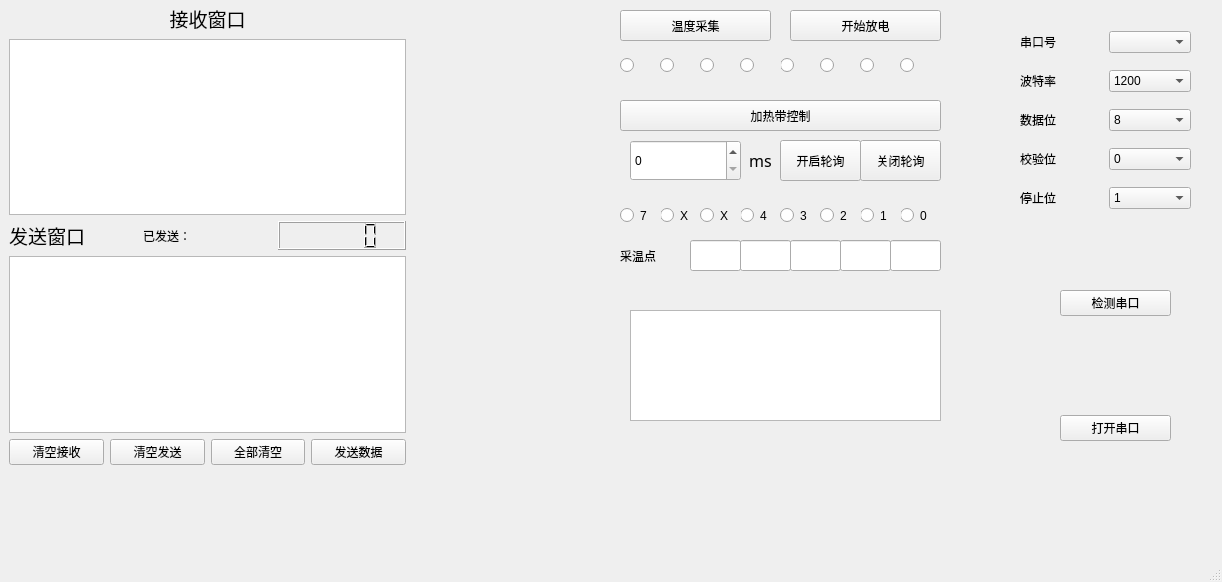
<?xml version="1.0" encoding="UTF-8"?>
<ui version="4.0">
 <class>MainWindow</class>
 <widget class="QMainWindow" name="MainWindow">
  <property name="geometry">
   <rect>
    <x>0</x>
    <y>0</y>
    <width>1222</width>
    <height>582</height>
   </rect>
  </property>
  <property name="windowTitle">
   <string>MainWindow</string>
  </property>
  <widget class="QWidget" name="centralwidget">
   <widget class="QPushButton" name="tempButton">
    <property name="geometry">
     <rect>
      <x>620</x>
      <y>10</y>
      <width>151</width>
      <height>31</height>
     </rect>
    </property>
    <property name="text">
     <string>温度采集</string>
    </property>
   </widget>
   <widget class="QPushButton" name="ZoneButton">
    <property name="geometry">
     <rect>
      <x>620</x>
      <y>100</y>
      <width>321</width>
      <height>31</height>
     </rect>
    </property>
    <property name="text">
     <string>加热带控制</string>
    </property>
   </widget>
   <widget class="QPushButton" name="elecOpenButton">
    <property name="geometry">
     <rect>
      <x>790</x>
      <y>10</y>
      <width>151</width>
      <height>31</height>
     </rect>
    </property>
    <property name="text">
     <string>开始放电</string>
    </property>
   </widget>
   <widget class="QWidget" name="layoutWidget">
    <property name="geometry">
     <rect>
      <x>9</x>
      <y>4</y>
      <width>397</width>
      <height>461</height>
     </rect>
    </property>
    <layout class="QVBoxLayout" name="verticalLayout">
     <item>
      <layout class="QHBoxLayout" name="horizontalLayout_2">
       <item>
        <widget class="QLabel" name="label">
         <property name="font">
          <font>
           <family>.PingFang SC</family>
           <pointsize>14</pointsize>
          </font>
         </property>
         <property name="text">
          <string>接收窗口</string>
         </property>
         <property name="alignment">
          <set>Qt::AlignCenter</set>
         </property>
        </widget>
       </item>
      </layout>
     </item>
     <item>
      <widget class="QTextEdit" name="recvTextEdit"/>
     </item>
     <item>
      <layout class="QHBoxLayout" name="horizontalLayout_3">
       <item>
        <widget class="QLabel" name="label_2">
         <property name="font">
          <font>
           <family>.PingFang SC</family>
           <pointsize>14</pointsize>
          </font>
         </property>
         <property name="text">
          <string>发送窗口</string>
         </property>
        </widget>
       </item>
       <item>
        <widget class="QLabel" name="label_10">
         <property name="text">
          <string>已发送：</string>
         </property>
        </widget>
       </item>
       <item>
        <widget class="QLCDNumber" name="SendNumber"/>
       </item>
      </layout>
     </item>
     <item>
      <widget class="QTextEdit" name="sendTextEdit"/>
     </item>
     <item>
      <layout class="QHBoxLayout" name="horizontalLayout">
       <item>
        <widget class="QPushButton" name="clearRecvButton">
         <property name="text">
          <string>清空接收</string>
         </property>
        </widget>
       </item>
       <item>
        <widget class="QPushButton" name="clearSendButton">
         <property name="text">
          <string>清空发送</string>
         </property>
        </widget>
       </item>
       <item>
        <widget class="QPushButton" name="clearAllButton">
         <property name="text">
          <string>全部清空</string>
         </property>
        </widget>
       </item>
       <item>
        <widget class="QPushButton" name="sendButton">
         <property name="text">
          <string>发送数据</string>
         </property>
        </widget>
       </item>
      </layout>
     </item>
    </layout>
   </widget>
   <widget class="QWidget" name="layoutWidget">
    <property name="geometry">
     <rect>
      <x>1060</x>
      <y>290</y>
      <width>111</width>
      <height>151</height>
     </rect>
    </property>
    <layout class="QVBoxLayout" name="verticalLayout_2">
     <item>
      <widget class="QPushButton" name="searchButton">
       <property name="text">
        <string>检测串口</string>
       </property>
      </widget>
     </item>
     <item>
      <spacer name="verticalSpacer">
       <property name="orientation">
        <enum>Qt::Vertical</enum>
       </property>
       <property name="sizeHint" stdset="0">
        <size>
         <width>20</width>
         <height>40</height>
        </size>
       </property>
      </spacer>
     </item>
     <item>
      <widget class="QPushButton" name="openButton">
       <property name="text">
        <string>打开串口</string>
       </property>
      </widget>
     </item>
    </layout>
   </widget>
   <widget class="QWidget" name="layoutWidget">
    <property name="geometry">
     <rect>
      <x>1020</x>
      <y>20</y>
      <width>171</width>
      <height>201</height>
     </rect>
    </property>
    <layout class="QGridLayout" name="gridLayout_2">
     <item row="0" column="0">
      <widget class="QLabel" name="label_3">
       <property name="text">
        <string>串口号</string>
       </property>
      </widget>
     </item>
     <item row="5" column="1">
      <widget class="QComboBox" name="stopBitsBox">
       <item>
        <property name="text">
         <string>1</string>
        </property>
       </item>
       <item>
        <property name="text">
         <string>2</string>
        </property>
       </item>
      </widget>
     </item>
     <item row="0" column="1">
      <widget class="QComboBox" name="portNameBox"/>
     </item>
     <item row="4" column="1">
      <widget class="QComboBox" name="ParityBox">
       <item>
        <property name="text">
         <string>0</string>
        </property>
       </item>
       <item>
        <property name="text">
         <string>1</string>
        </property>
       </item>
       <item>
        <property name="text">
         <string>2</string>
        </property>
       </item>
      </widget>
     </item>
     <item row="1" column="0">
      <widget class="QLabel" name="label_4">
       <property name="text">
        <string>波特率</string>
       </property>
      </widget>
     </item>
     <item row="1" column="1">
      <widget class="QComboBox" name="baudrateBox">
       <item>
        <property name="text">
         <string>1200</string>
        </property>
       </item>
       <item>
        <property name="text">
         <string>4800</string>
        </property>
       </item>
       <item>
        <property name="text">
         <string>9600</string>
        </property>
       </item>
       <item>
        <property name="text">
         <string>19200</string>
        </property>
       </item>
       <item>
        <property name="text">
         <string>38400</string>
        </property>
       </item>
       <item>
        <property name="text">
         <string>57600</string>
        </property>
       </item>
       <item>
        <property name="text">
         <string>115200</string>
        </property>
       </item>
      </widget>
     </item>
     <item row="2" column="0">
      <widget class="QLabel" name="label_5">
       <property name="text">
        <string>数据位</string>
       </property>
      </widget>
     </item>
     <item row="2" column="1">
      <widget class="QComboBox" name="dataBitsBox">
       <item>
        <property name="text">
         <string>8</string>
        </property>
       </item>
      </widget>
     </item>
     <item row="5" column="0">
      <widget class="QLabel" name="label_7">
       <property name="text">
        <string>停止位</string>
       </property>
      </widget>
     </item>
     <item row="4" column="0">
      <widget class="QLabel" name="label_6">
       <property name="text">
        <string>校验位</string>
       </property>
      </widget>
     </item>
    </layout>
   </widget>
   <widget class="QLabel" name="label_8">
    <property name="geometry">
     <rect>
      <x>740</x>
      <y>140</y>
      <width>41</width>
      <height>41</height>
     </rect>
    </property>
    <property name="font">
     <font>
      <family>.PingFang SC</family>
      <pointsize>12</pointsize>
     </font>
    </property>
    <property name="text">
     <string>ms</string>
    </property>
    <property name="alignment">
     <set>Qt::AlignCenter</set>
    </property>
   </widget>
   <widget class="QSpinBox" name="pollingTime">
    <property name="geometry">
     <rect>
      <x>630</x>
      <y>140</y>
      <width>111</width>
      <height>41</height>
     </rect>
    </property>
    <property name="maximum">
     <number>48000</number>
    </property>
   </widget>
   <widget class="QRadioButton" name="Zone_0">
    <property name="geometry">
     <rect>
      <x>620</x>
      <y>50</y>
      <width>41</width>
      <height>31</height>
     </rect>
    </property>
    <property name="autoFillBackground">
     <bool>true</bool>
    </property>
    <property name="inputMethodHints">
     <set>Qt::ImhNone</set>
    </property>
    <property name="text">
     <string/>
    </property>
    <property name="checked">
     <bool>false</bool>
    </property>
    <property name="autoRepeat">
     <bool>false</bool>
    </property>
    <property name="autoExclusive">
     <bool>false</bool>
    </property>
   </widget>
   <widget class="QRadioButton" name="Zone_1">
    <property name="geometry">
     <rect>
      <x>660</x>
      <y>50</y>
      <width>41</width>
      <height>31</height>
     </rect>
    </property>
    <property name="autoFillBackground">
     <bool>true</bool>
    </property>
    <property name="text">
     <string/>
    </property>
    <property name="autoExclusive">
     <bool>false</bool>
    </property>
   </widget>
   <widget class="QRadioButton" name="Zone_2">
    <property name="geometry">
     <rect>
      <x>700</x>
      <y>50</y>
      <width>41</width>
      <height>31</height>
     </rect>
    </property>
    <property name="autoFillBackground">
     <bool>true</bool>
    </property>
    <property name="text">
     <string/>
    </property>
    <property name="autoExclusive">
     <bool>false</bool>
    </property>
   </widget>
   <widget class="QRadioButton" name="Zone_4">
    <property name="geometry">
     <rect>
      <x>780</x>
      <y>50</y>
      <width>41</width>
      <height>31</height>
     </rect>
    </property>
    <property name="autoFillBackground">
     <bool>true</bool>
    </property>
    <property name="text">
     <string/>
    </property>
    <property name="autoExclusive">
     <bool>false</bool>
    </property>
   </widget>
   <widget class="QRadioButton" name="Zone_5">
    <property name="geometry">
     <rect>
      <x>820</x>
      <y>50</y>
      <width>41</width>
      <height>31</height>
     </rect>
    </property>
    <property name="autoFillBackground">
     <bool>true</bool>
    </property>
    <property name="text">
     <string/>
    </property>
    <property name="autoExclusive">
     <bool>false</bool>
    </property>
   </widget>
   <widget class="QRadioButton" name="Zone_6">
    <property name="geometry">
     <rect>
      <x>860</x>
      <y>50</y>
      <width>41</width>
      <height>31</height>
     </rect>
    </property>
    <property name="autoFillBackground">
     <bool>true</bool>
    </property>
    <property name="text">
     <string/>
    </property>
    <property name="autoExclusive">
     <bool>false</bool>
    </property>
   </widget>
   <widget class="QRadioButton" name="Zone_7">
    <property name="geometry">
     <rect>
      <x>900</x>
      <y>50</y>
      <width>41</width>
      <height>31</height>
     </rect>
    </property>
    <property name="autoFillBackground">
     <bool>true</bool>
    </property>
    <property name="text">
     <string/>
    </property>
    <property name="autoExclusive">
     <bool>false</bool>
    </property>
   </widget>
   <widget class="QRadioButton" name="Zone_3">
    <property name="geometry">
     <rect>
      <x>740</x>
      <y>50</y>
      <width>41</width>
      <height>31</height>
     </rect>
    </property>
    <property name="autoFillBackground">
     <bool>true</bool>
    </property>
    <property name="text">
     <string/>
    </property>
    <property name="autoExclusive">
     <bool>false</bool>
    </property>
   </widget>
   <widget class="QPushButton" name="PollingButton">
    <property name="geometry">
     <rect>
      <x>780</x>
      <y>140</y>
      <width>81</width>
      <height>41</height>
     </rect>
    </property>
    <property name="text">
     <string>开启轮询</string>
    </property>
   </widget>
   <widget class="QPushButton" name="OFFPolling">
    <property name="geometry">
     <rect>
      <x>860</x>
      <y>140</y>
      <width>81</width>
      <height>41</height>
     </rect>
    </property>
    <property name="text">
     <string>关闭轮询</string>
    </property>
   </widget>
   <widget class="QRadioButton" name="Zone_D4">
    <property name="geometry">
     <rect>
      <x>740</x>
      <y>200</y>
      <width>41</width>
      <height>31</height>
     </rect>
    </property>
    <property name="autoFillBackground">
     <bool>true</bool>
    </property>
    <property name="text">
     <string>4</string>
    </property>
    <property name="autoExclusive">
     <bool>false</bool>
    </property>
   </widget>
   <widget class="QRadioButton" name="Zone_D6">
    <property name="geometry">
     <rect>
      <x>660</x>
      <y>200</y>
      <width>41</width>
      <height>31</height>
     </rect>
    </property>
    <property name="autoFillBackground">
     <bool>true</bool>
    </property>
    <property name="text">
     <string>X</string>
    </property>
    <property name="autoExclusive">
     <bool>false</bool>
    </property>
   </widget>
   <widget class="QRadioButton" name="Zone_D0">
    <property name="geometry">
     <rect>
      <x>900</x>
      <y>200</y>
      <width>41</width>
      <height>31</height>
     </rect>
    </property>
    <property name="autoFillBackground">
     <bool>true</bool>
    </property>
    <property name="text">
     <string>0</string>
    </property>
    <property name="autoExclusive">
     <bool>false</bool>
    </property>
   </widget>
   <widget class="QRadioButton" name="Zone_D1">
    <property name="geometry">
     <rect>
      <x>860</x>
      <y>200</y>
      <width>41</width>
      <height>31</height>
     </rect>
    </property>
    <property name="autoFillBackground">
     <bool>true</bool>
    </property>
    <property name="text">
     <string>1</string>
    </property>
    <property name="autoExclusive">
     <bool>false</bool>
    </property>
   </widget>
   <widget class="QRadioButton" name="Zone_D3">
    <property name="geometry">
     <rect>
      <x>780</x>
      <y>200</y>
      <width>41</width>
      <height>31</height>
     </rect>
    </property>
    <property name="autoFillBackground">
     <bool>true</bool>
    </property>
    <property name="text">
     <string>3</string>
    </property>
    <property name="autoExclusive">
     <bool>false</bool>
    </property>
   </widget>
   <widget class="QRadioButton" name="Zone_D7">
    <property name="geometry">
     <rect>
      <x>620</x>
      <y>200</y>
      <width>41</width>
      <height>31</height>
     </rect>
    </property>
    <property name="autoFillBackground">
     <bool>true</bool>
    </property>
    <property name="inputMethodHints">
     <set>Qt::ImhNone</set>
    </property>
    <property name="text">
     <string>7</string>
    </property>
    <property name="checked">
     <bool>false</bool>
    </property>
    <property name="autoRepeat">
     <bool>false</bool>
    </property>
    <property name="autoExclusive">
     <bool>false</bool>
    </property>
   </widget>
   <widget class="QRadioButton" name="Zone_D2">
    <property name="geometry">
     <rect>
      <x>820</x>
      <y>200</y>
      <width>41</width>
      <height>31</height>
     </rect>
    </property>
    <property name="autoFillBackground">
     <bool>true</bool>
    </property>
    <property name="text">
     <string>2</string>
    </property>
    <property name="autoExclusive">
     <bool>false</bool>
    </property>
   </widget>
   <widget class="QRadioButton" name="Zone_D5">
    <property name="geometry">
     <rect>
      <x>700</x>
      <y>200</y>
      <width>41</width>
      <height>31</height>
     </rect>
    </property>
    <property name="autoFillBackground">
     <bool>true</bool>
    </property>
    <property name="text">
     <string>X</string>
    </property>
    <property name="autoExclusive">
     <bool>false</bool>
    </property>
   </widget>
   <widget class="QLineEdit" name="lineEdit">
    <property name="geometry">
     <rect>
      <x>690</x>
      <y>240</y>
      <width>51</width>
      <height>31</height>
     </rect>
    </property>
   </widget>
   <widget class="QLineEdit" name="lineEdit_2">
    <property name="geometry">
     <rect>
      <x>740</x>
      <y>240</y>
      <width>51</width>
      <height>31</height>
     </rect>
    </property>
   </widget>
   <widget class="QLineEdit" name="lineEdit_3">
    <property name="geometry">
     <rect>
      <x>790</x>
      <y>240</y>
      <width>51</width>
      <height>31</height>
     </rect>
    </property>
   </widget>
   <widget class="QLineEdit" name="lineEdit_4">
    <property name="geometry">
     <rect>
      <x>840</x>
      <y>240</y>
      <width>51</width>
      <height>31</height>
     </rect>
    </property>
   </widget>
   <widget class="QLineEdit" name="lineEdit_5">
    <property name="geometry">
     <rect>
      <x>890</x>
      <y>240</y>
      <width>51</width>
      <height>31</height>
     </rect>
    </property>
   </widget>
   <widget class="QLabel" name="label_9">
    <property name="geometry">
     <rect>
      <x>620</x>
      <y>240</y>
      <width>54</width>
      <height>31</height>
     </rect>
    </property>
    <property name="text">
     <string>采温点</string>
    </property>
   </widget>
   <widget class="QTableView" name="TableView">
    <property name="geometry">
     <rect>
      <x>630</x>
      <y>310</y>
      <width>311</width>
      <height>111</height>
     </rect>
    </property>
   </widget>
  </widget>
  <widget class="QMenuBar" name="menubar">
   <property name="geometry">
    <rect>
     <x>0</x>
     <y>0</y>
     <width>1222</width>
     <height>26</height>
    </rect>
   </property>
  </widget>
  <widget class="QStatusBar" name="statusbar"/>
 </widget>
 <resources/>
 <connections/>
</ui>
